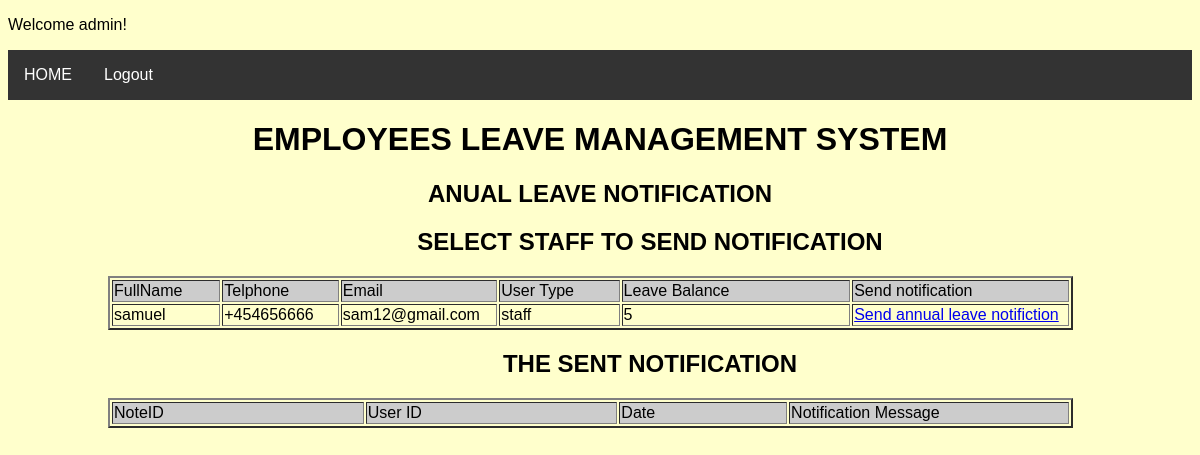
Before: /Sendstaffnotifications.php (signed in) with the older database file.
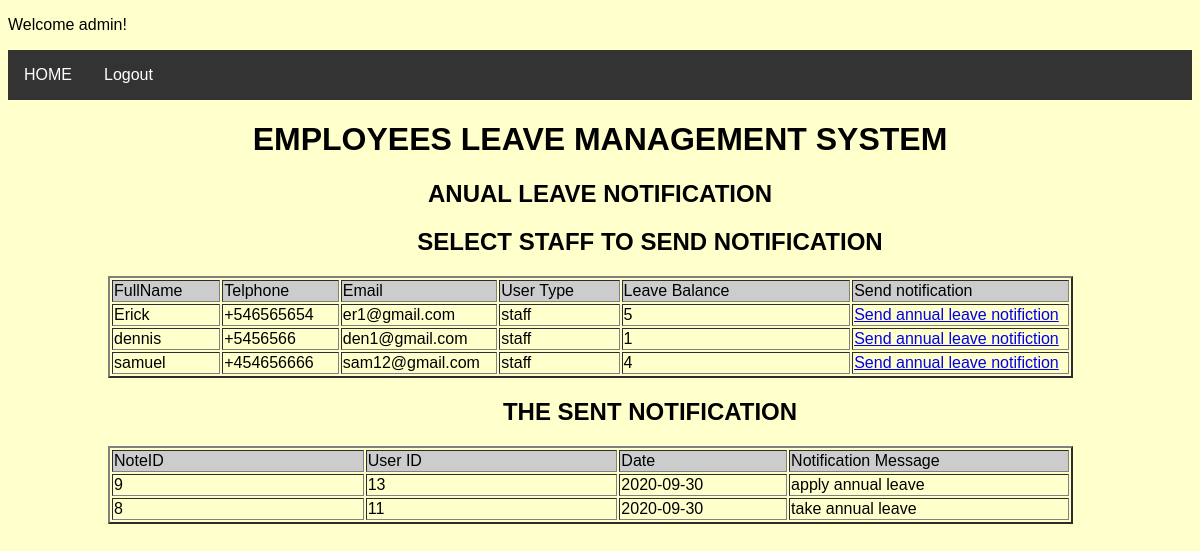
After: the same page with the newer database file.
### tables this page shows
CREATE TABLE IF NOT EXISTS `users` (
  `UserID` int(11) NOT NULL AUTO_INCREMENT,
  `FullName` varchar(100) NOT NULL,
  `Telphone` varchar(40) NOT NULL,
  `Email` varchar(40) NOT NULL,
  `Status` varchar(40) NOT NULL,
  `User_Type` varchar(40) NOT NULL,
  `Usernames` varchar(40) NOT NULL,
  `Passwords` varchar(40) NOT NULL,
  `LeaveBalance` int(20) NOT NULL,
  PRIMARY KEY (`UserID`)
);

CREATE TABLE IF NOT EXISTS `leavenotifications` (
  `NoteID` int(11) NOT NULL AUTO_INCREMENT,
  `Dates` varchar(20) NOT NULL,
  `Message` varchar(100) NOT NULL,
  `UserID` int(11) NOT NULL,
  PRIMARY KEY (`NoteID`),
  KEY `UserID` (`UserID`)
);

### Sendstaffnotifications.php (the view, shortened to what this page needs)
<?php
include_once("db.php");
$result = mysqli_query($con, "SELECT U.UserID,U.FullName,U.Telphone,U.Email,U.User_Type,U.LeaveBalance FROM users U where U.User_Type='staff' ORDER BY U.UserID DESC");
?>
<?php
include_once("db.php");
$resultnote = mysqli_query($con, "SELECT * FROM leavenotifications ORDER BY NoteID  DESC");
?>
<!DOCTYPE html>
<html>
<head>
<link href="style.css" rel="stylesheet">
</head>
<body>
<p align="left">Welcome <?php echo $_SESSION['Usernames']; ?>!</p>
<ul>
  <li><a href="index.php">HOME</a></li>
  <li><a href="logout.php">Logout</a></li>
</ul>
<div>
<h1 align="center">EMPLOYEES LEAVE  MANAGEMENT SYSTEM</h1>
<h2 align="center">ANUAL LEAVE NOTIFICATION </h2>
<div id="form" style="padding-left:100px">
		<h2 align="center">SELECT STAFF TO SEND NOTIFICATION </h2>
        <table width='89%' border=2>
        <tr bgcolor='#CCCCCC'>
            <td width="9%">FullName</td>
            <td width="9%">Telphone</td>
            <td width="6%">Email</td>
			<td width="10%">User Type</td>
			<td width="19%">Leave Balance</td>
			<td width="18%">Send notification</td>
        </tr>
        <?php
        while($res = mysqli_fetch_array($result)) {
            echo "<tr>";
            echo "<td>".$res['FullName']."</td>";
            echo "<td>".$res['Telphone']."</td>";
            echo "<td>".$res['Email']."</td>";
            echo "<td>".$res['User_Type']."</td>";
			 echo "<td>".$res['LeaveBalance']."</td>";
            echo "<td><a href=\"staffsnotifications.php?UserID=$res[UserID]\" onClick=\"return confirm('Are you sure you want to send notification?')\">Send annual leave notifiction</a></td>";
        }
        ?>
  </table>
  <h2 align="center">THE SENT NOTIFICATION </h2>
        <table width='89%' border=2>
        <tr bgcolor='#CCCCCC'>
            <td width="9%">NoteID</td>
            <td width="9%">User ID</td>
            <td width="6%">Date</td>
			<td width="10%">Notification Message</td>
        </tr>
        <?php
        while($res = mysqli_fetch_array($resultnote)) {
            echo "<tr>";
            echo "<td>".$res['NoteID']."</td>";
            echo "<td>".$res['UserID']."</td>";
            echo "<td>".$res['Dates']."</td>";
            echo "<td>".$res['Message']."</td>";
        }
        ?>
  </table>
  </div>
</div>
</body>
</html>

### style.css (style rules this page uses)
body { font-family:Arial, Sans-Serif; }
#form { background: none; width: auto; height: auto; }
ul { list-style-type: none; margin: 0; padding: 0; overflow: hidden; background-color: #333333; }
li { float: left; }
li a { display: block; color: white; text-align: center; padding: 16px; text-decoration: none; }
body { background-image: url("https://www.creativefabrica.com/wp-content/uploads/2020/05/08/Abstract-Website-Background-with-Squares-Graphics-4067055-1.jpg") !important; }

### Sendstaffnotifications.php (style rules this page uses)
body { background-color:#FFFFCC; }
ul { list-style-type: none; margin: 0; padding: 0; overflow: hidden; background-color: #333333; }
li { float: left; }
li a { display: block; color: white; text-align: center; padding: 16px; text-decoration: none; }

Changed rows visible on the page:
added users: FullName "Erick", Telphone "+546565654", Email "er1@gmail.com", User_Type "staff", LeaveBalance "5"
added users: FullName "dennis", Telphone "+5456566", Email "den1@gmail.com", User_Type "staff", LeaveBalance "1"
changed users "samuel": LeaveBalance "5" → "4"
added leavenotifications: NoteID "9", UserID "13", Dates "2020-09-30", Message "apply annual leave"
added leavenotifications: NoteID "8", UserID "11", Dates "2020-09-30", Message "take annual leave"
